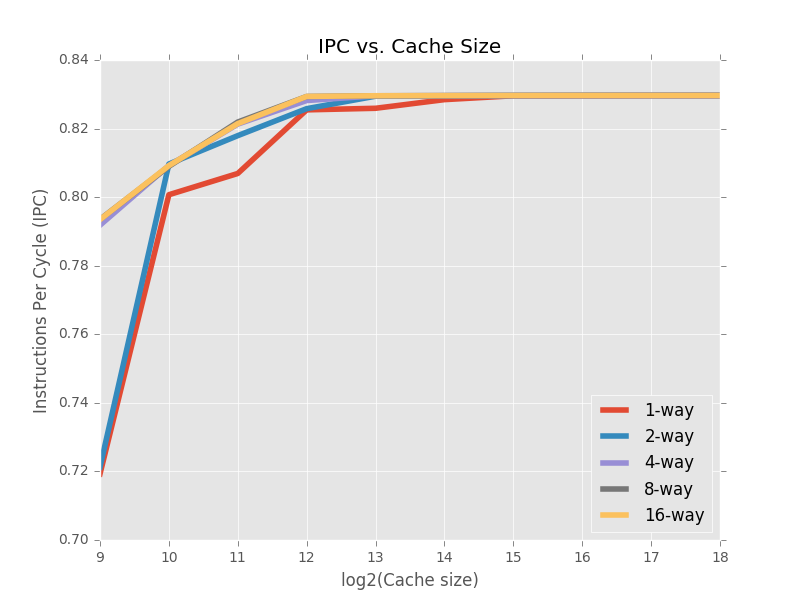

Write Python code to recreate this figure.
import numpy as np
import matplotlib.pyplot as plt
plt.style.use('ggplot')

xVal = list(range(9,19))
# Width of line
width = 4.0
waysList = [[], [], [], [], []]

# Read our funny format. Sorry!
with open("onlyIPC.txt") as fin:
    for i in range(5):
        for j in range(10):
            waysList[i].append(float(fin.readline().split()[1]))

print(len(xVal))
p1, = plt.plot(xVal, waysList[0], linewidth=width, label="1-way")
p2, = plt.plot(xVal, waysList[1], linewidth=width,  label="2-way")
p3, = plt.plot(xVal, waysList[2], linewidth=width, label="4-way")
p4, = plt.plot(xVal, waysList[3], linewidth=width, label="8-way")
p5, = plt.plot(xVal, waysList[4], linewidth=width, label="16-way")
plt.legend(loc="lower right")

plt.ylabel('Instructions Per Cycle (IPC)')
plt.xlabel('log2(Cache size)')
plt.title('IPC vs. Cache Size')
plt.show()
